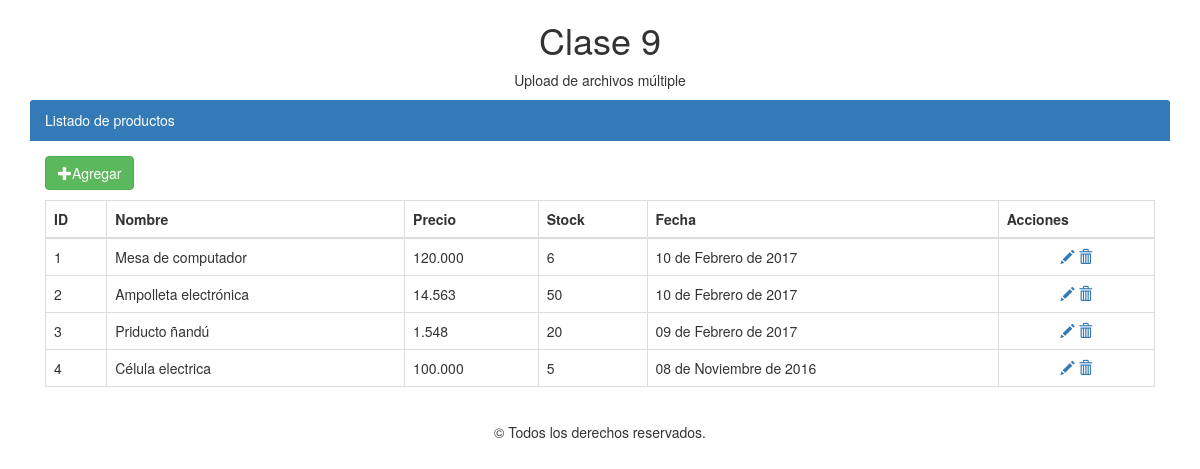
Page /index.php/productos on the earlier database version.
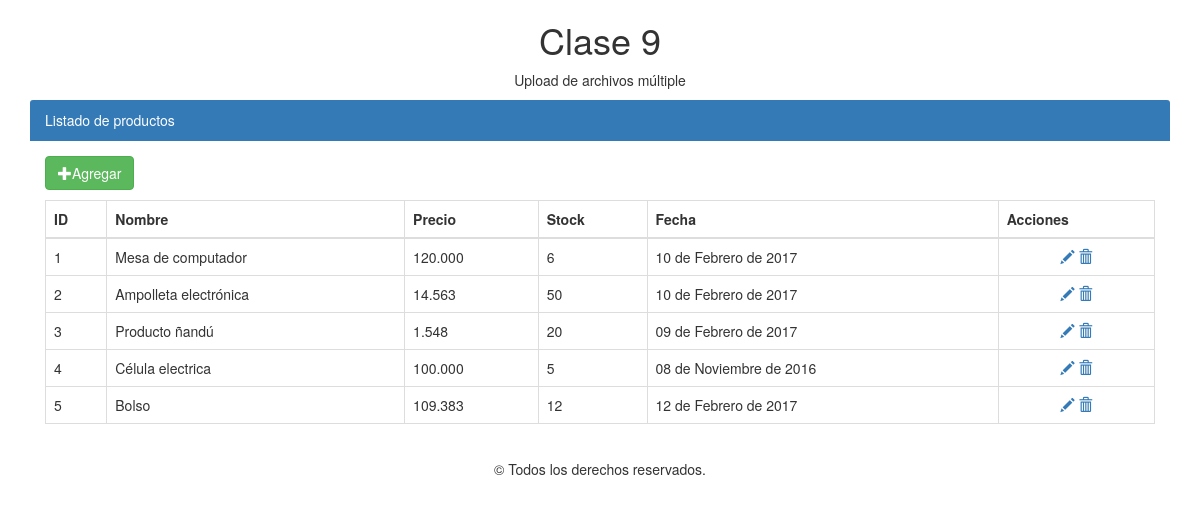
Same page on the later database version.
### tables this page shows
CREATE TABLE `productos` (
  `id` int(11) NOT NULL AUTO_INCREMENT,
  `nombre` varchar(100) NOT NULL,
  `precio` decimal(10,0) NOT NULL,
  `stock` int(11) NOT NULL,
  `fecha` date NOT NULL,
  PRIMARY KEY (`id`)
);

### application/libraries/layout.php (called while the page is built, shortened)
<?php if ( ! defined('BASEPATH') ) exit('No direct script access allowed');
class Layout
{
	private $CI;
	public $layout		= 'default';
	public function __construct($layout = 'default')
	{
		$this->CI		=& get_instance();
		$this->layout	= $layout;
	}
	function setLayout($layout)
	{
		$this->layout	= $layout;
	}
	function view($view = null, $data = null, $return = false)
	{
		$layout			= "layouts/{$this->layout}";
		$vista			= (substr($view, 0, 1) == '/' ? $view : "{$this->CI->router->directory}{$this->CI->router->class}/{$view}");
		$load_view		= array('content_for_layout' => $this->CI->load->view($vista, $data, true));
		if ( $return )
			return $this->CI->load->view($layout, $load_view, true);
		else
			$this->CI->load->view($layout, $load_view, false);
	}
}

### application/controllers/Productos.php (called while the page is built, shortened)
<?php
class Productos extends CI_Controller {
	public function __construct(){
		$this->layout->setLayout("frontend");
	}
	public function index(){
		$datos = $this->productos_model->getAll();
		$this->layout->view('index', compact("datos"));
	}
}

### index.php (called while the page is built, shortened)
<?php
require_once BASEPATH.'core/CodeIgniter.php';

### application/models/productos_model.php (called while the page is built, shortened)
<?php
class productos_model extends CI_Model {
	public function getAll(){
		$query = $this->db
		->select("id, nombre, precio, stock, fecha")
		->from("productos")
		->order_by("id","asc")
		->get();
		return $query->result();
	}
}
?>

### application/helpers/utilidades_helper.php (called while the page is built, shortened)
<?php
if(!function_exists("fecha"))
{
	function fecha($fecha){
		$dia=substr($fecha,8,2);
		$mes=substr($fecha,5,2);
		$anio=substr($fecha,0,4);
		switch ($mes){
			case '02':
			$mes="Febrero";
			break;
			case '11':
			$mes="Noviembre";
			break;
		}
		$fecha=$dia." de ".$mes." de ".$anio;
		return $fecha;
	}
}

### application/views/productos/index.php (the view, shortened to what this page needs)
<div class="container">
	<div class="panel-primary">
		<div class="panel-heading">Listado de productos</div>
		<div class="panel-body">
			<p>
				<a class="btn btn-success" href="<?php echo base_url(); ?>productos/add" title="Agregar"><span class="glyphicon glyphicon-plus" aria-hidden="true"></span>Agregar</a>
				<table class="table table-bordered table-sprited table-hover">
					<thead>
						<tr>
							<th>ID</th>
							<th>Nombre</th>
							<th>Precio</th>
							<th>Stock</th>
							<th>Fecha</th>
							<th>Acciones</th>
						</tr>
					</thead>
					<tbody>
						<?php
						foreach ($datos as $dato) { ?>
						<tr>
							<td><?php echo $dato->id; ?></td>
							<td><?php echo $dato->nombre; ?></td>
							<td><?php echo number_format($dato->precio, 0, '', '.'); ?></td>
							<td><?php echo $dato->stock; ?></td>
							<td><?php echo fecha($dato->fecha); ?></td>
							<td class="text-center">
								<a href="<?php echo base_url(); ?>productos/edit/<?php echo $dato->id; ?>" title="Editar"><span class="glyphicon glyphicon-pencil" aria-hidden="true"></span></a>
								<a href="javascript:void(0);" onclick="eliminar('<?php echo base_url(); ?>productos/delete/<?php echo $dato->id; ?>');" title="Eliminar"><span class="glyphicon glyphicon-trash" aria-hidden="true"></span></a>
							</td>
						</tr>
						<?php } ?>
					</tbody>
				</table>
			</p>
		</div>
	</div>
</div>

Differences in the rows shown:
changed productos id 3: nombre "Priducto ñandú" → "Producto ñandú"
added productos: id "5", nombre "Bolso", precio "109.383", stock "12", fecha "12 de Febrero de 2017"
